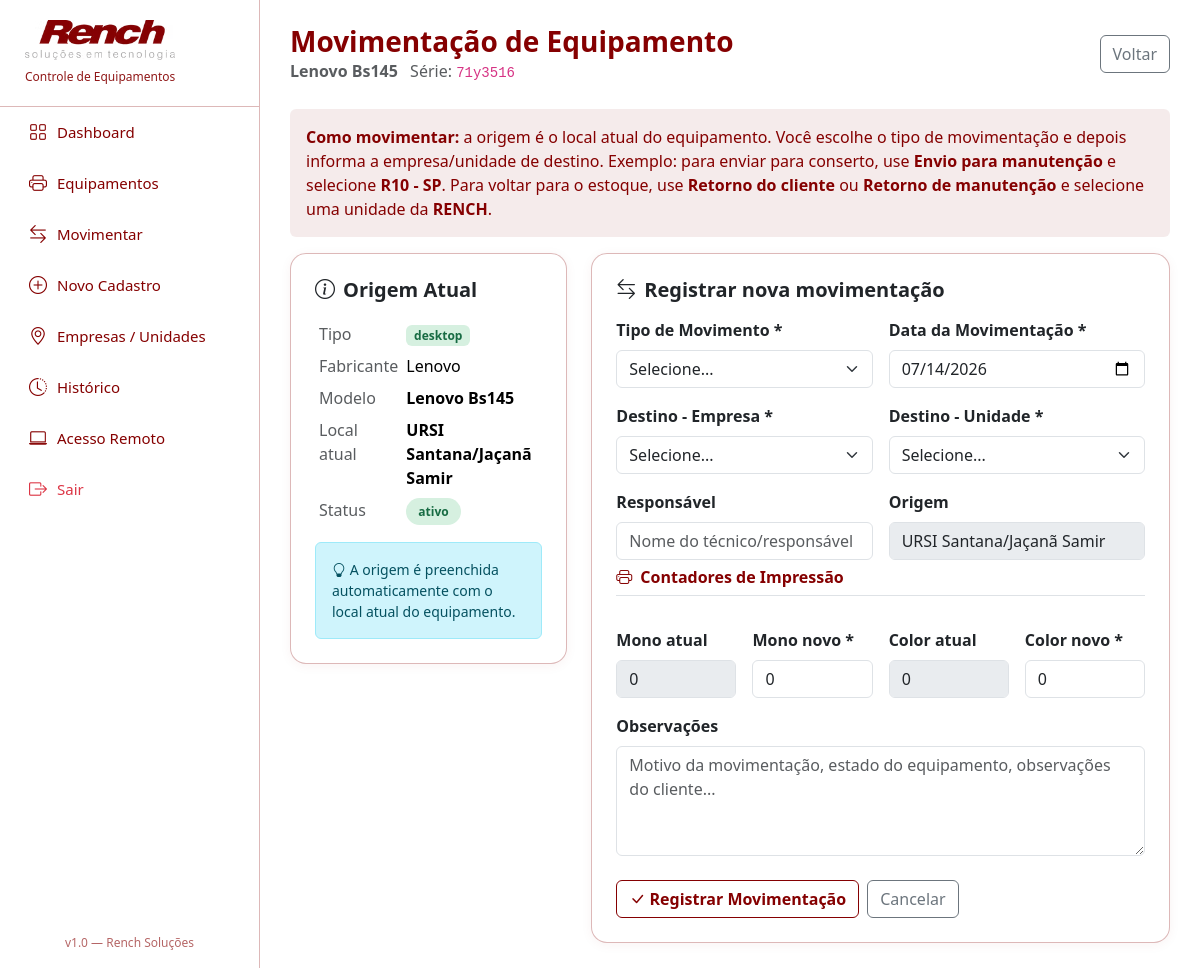
The app's page /movimentar/1018 (signed in) with its own data.
### tables this page shows
CREATE TABLE equipamentos (
            id INTEGER PRIMARY KEY AUTOINCREMENT,
            codigo TEXT,
            tipo_equipamento TEXT NOT NULL CHECK(tipo_equipamento IN ('impressora','desktop','notebook','servidor','monitor','periferico')),
            fabricante TEXT,
            modelo TEXT NOT NULL,
            numero_serie TEXT,
            patrimonio TEXT,
            
            -- Campos especificos IMPRESSORA
            funcao TEXT CHECK(funcao IN ('impressora','multifuncional')),
            tipo_impressao TEXT CHECK(tipo_impressao IN ('laser','jato_de_tinta','etiqueta','termica')),
            tamanho_papel TEXT CHECK(tamanho_papel IN ('A3','A4','etiqueta','cupom')),
            funcionalidades TEXT,
            contador_mono INTEGER DEFAULT 0,
            contador_color INTEGER DEFAULT 0,
            
            -- Campos especificos COMPUTADOR/SERVIDOR
            processador_modelo TEXT,
            processador_geracao TEXT,
            processador_velocidade TEXT,
            memoria_capacidade TEXT,
            memoria_tipo TEXT,
            memoria_barramento TEXT,
            memoria_velocidade TEXT,
            armazenamento_1_capacidade TEXT,
            armazenamento_1_tipo TEXT,
            armazenamento_2_capacidade TEXT,
            armazenamento_2_tipo TEXT,
            armazenamento_3_capacidade TEXT,
            armazenamento_3_tipo TEXT,
            
            -- Campos comuns
            status TEXT DEFAULT 'ativo' CHECK(status IN ('ativo','inativo')),
            local_atual_id INTEGER,
            local_atual_nome TEXT,
            cliente_atual TEXT,
            observacoes TEXT,
            data_cadastro TIMESTAMP DEFAULT CURRENT_TIMESTAMP,
            ativo INTEGER DEFAULT 1, unidade_id INTEGER REFERENCES unidades(id),
            FOREIGN KEY (local_atual_id) REFERENCES locais(id)
        );

### app.py (the view, shortened to what this page needs)
@app.route('/movimentar/<int:equip_id>', methods=['GET', 'POST'])
@login_required
def movimentar(equip_id):
    db = get_db()
    cur = db.cursor()
    cur.execute("SELECT e.*, u.nome as unidade_nome, emp.nome as empresa_nome FROM equipamentos e LEFT JOIN unidades u ON u.id=e.unidade_id LEFT JOIN empresas emp ON emp.id=u.empresa_id WHERE e.id=?", (equip_id,))
    equip = cur.fetchone()
    if not equip:
        flash("Equipamento nao encontrado!", "danger")
        return redirect(url_for('lista_equipamentos'))
    cur.execute("""
        SELECT e.id as empresa_id, e.nome as empresa_nome, e.tipo as empresa_tipo,
               u.id as unidade_id, u.nome as unidade_nome, u.setor
        FROM empresas e
        LEFT JOIN unidades u ON u.empresa_id = e.id AND u.ativo=1
        WHERE e.ativo=1
        ORDER BY e.tipo DESC, e.nome, u.nome
    """)
    locais = cur.fetchall()
    return render_template('movimentacao_form.html', equip=equip, locais=locais)

### app.py (called while the page is built)
def get_db():
    db = getattr(g, '_database', None)
    if db is None:
        db = g._database = sqlite3.connect(DATABASE)
        db.row_factory = sqlite3.Row
    return db

@app.teardown_appcontext
def close_connection(exception):
    db = getattr(g, '_database', None)
    if db is not None:
        db.close()

def login_required(f):
    @wraps(f)
    def decorated_function(*args, **kwargs):
        if not session.get('logado'):
            return redirect(url_for('login'))
        return f(*args, **kwargs)
    return decorated_function

### templates/movimentacao_form.html (shortened to what this page needs)
{% extends "base.html" %}
{% block content %}
<div class="page-header">
  <div>
    <h1>Movimentação de Equipamento</h1>
    <p class="text-muted mb-0">
      <strong>{{equip.modelo}}</strong>
      {% if equip.numero_serie %}<span class="ms-2">Série: <code>{{equip.numero_serie}}</code></span>{% endif %}
    </p>
  </div>
  <a href="{{url_for('detalhe_equipamento', equip_id=equip.id)}}" class="btn btn-outline-secondary">Voltar</a>
</div>
<div class="alert alert-info border-0" style="background:var(--primary-light);color:var(--primary);">
  <strong>Como movimentar:</strong>
  a origem é o local atual do equipamento. Você escolhe o tipo de movimentação e depois informa a empresa/unidade de destino.
  Exemplo: para enviar para conserto, use <strong>Envio para manutenção</strong> e selecione <strong>R10 - SP</strong>.
  Para voltar para o estoque, use <strong>Retorno do cliente</strong> ou <strong>Retorno de manutenção</strong> e selecione uma unidade da <strong>RENCH</strong>.
</div>
<div class="row g-4">
  <div class="col-lg-4">
    <div class="card card-dashboard p-4">
      <h5 class="fw-bold mb-3"><i class="bi bi-info-circle me-2"></i>Origem Atual</h5>
      <table class="table table-borderless table-sm mb-0">
        <tr><td class="text-muted">Tipo</td><td><span class="badge badge-{{equip.tipo_equipamento}}">{{equip.tipo_equipamento}}</span></td></tr>
        <tr><td class="text-muted">Fabricante</td><td>{{equip.fabricante or '-'}}</td></tr>
        <tr><td class="text-muted">Modelo</td><td><strong>{{equip.modelo}}</strong></td></tr>
        <tr><td class="text-muted">Local atual</td><td><strong>{{equip.local_atual_nome or 'Não informado'}}</strong></td></tr>
        <tr><td class="text-muted">Status</td><td><span class="status-badge {{'s-estoque' if equip.status=='ativo' else 's-descartado'}}">{{equip.status}}</span></td></tr>
      </table>
      <div class="alert alert-info mt-3 mb-0 small">
        <i class="bi bi-lightbulb"></i>
        A origem é preenchida automaticamente com o local atual do equipamento.
      </div>
    </div>
  </div>
  <div class="col-lg-8">
    <div class="card card-dashboard p-4">
      <h5 class="fw-bold mb-3"><i class="bi bi-arrow-left-right me-2"></i>Registrar nova movimentação</h5>
      <form method="POST">
        <div class="row g-3">
          <div class="col-md-6">
            <label class="form-label fw-bold">Tipo de Movimento *</label>
            <select name="tipo_movimento" class="form-select" required onchange="ajustarMovimento(this.value)">
              <option value="">Selecione...</option>
            </select>
          </div>
          <div class="col-md-6">
            <label class="form-label fw-bold">Data da Movimentação *</label>
            <input type="date" name="data_movimentacao" id="data_movimentacao" class="form-control" required>
          </div>
          <div class="col-md-6">
            <label class="form-label fw-bold">Destino - Empresa *</label>
            <select id="destino_empresa_id" class="form-select" required onchange="carregarDestinoUnidades()">
              <option value="">Selecione...</option>
            </select>
          </div>
          <div class="col-md-6">
            <label class="form-label fw-bold">Destino - Unidade *</label>
            <select name="destino_unidade_id" id="destino_unidade_id" class="form-select" required>
              <option value="">Selecione...</option>
            </select>
          </div>
          <div class="col-md-6">
            <label class="form-label fw-bold">Responsável</label>
            <input name="responsavel" class="form-control" placeholder="Nome do técnico/responsável">
          </div>
          <div class="col-md-6">
            <label class="form-label fw-bold">Origem</label>
            <input class="form-control" value="{{equip.local_atual_nome or 'Não informado'}}" disabled>
          </div>
          <div class="col-12 mt-2">
            <h6 class="fw-bold border-bottom pb-2 mb-3" style="color:var(--primary)"><i class="bi bi-printer me-2"></i>Contadores de Impressão</h6>
          </div>
          <div class="col-md-3">
            <label class="form-label fw-bold">Mono atual</label>
            <input class="form-control" value="{{equip.contador_mono or 0}}" disabled>
          </div>
          <div class="col-md-3">
            <label class="form-label fw-bold">Mono novo *</label>
            <input type="number" name="contador_mono_novo" class="form-control" min="0" value="{{equip.contador_mono or 0}}" required>
          </div>
          <div class="col-md-3">
            <label class="form-label fw-bold">Color atual</label>
            <input class="form-control" value="{{equip.contador_color or 0}}" disabled>
          </div>
          <div class="col-md-3">
            <label class="form-label fw-bold">Color novo *</label>
            <input type="number" name="contador_color_novo" class="form-control" min="0" value="{{equip.contador_color or 0}}" required>
          </div>
          <div class="col-12">
            <label class="form-label fw-bold">Observações</label>
            <textarea name="observacoes" class="form-control" rows="4" placeholder="Motivo da movimentação, estado do equipamento, observações do cliente..."></textarea>
          </div>
        </div>
        <div class="d-flex gap-2 mt-4">
          <button type="submit" class="btn btn-rench-primary"><i class="bi bi-check-lg"></i> Registrar Movimentação</button>
          <a href="{{url_for('detalhe_equipamento', equip_id=equip.id)}}" class="btn btn-outline-secondary">Cancelar</a>
        </div>
      </form>
    </div>
  </div>
</div>
{% endblock %}

### templates/base.html (style rules this page uses)
:root { --primary:#850001;--primary-dark:#650001;--primary-light:rgba(133,0,1,0.08);--primary-borda:rgba(133,0,1,0.28);--accent:#850001;--success:#176B43;--danger:#850001;--warning:#B76E00;--bg:#FFFFFF;--sidebar-width:260px; }
body { background:var(--bg);font-family:'Segoe UI',Arial,sans-serif;color:#222; }
.card-dashboard { border:1px solid var(--primary-borda);border-radius:16px;box-shadow:0 2px 12px rgba(133,0,1,0.05);transition:0.2s;background:#fff; }
.badge-desktop { background:#D6F0E0;color:var(--success); }
.btn-rench-primary { background:#fff;border-color:var(--primary);color:var(--primary);font-weight:700; }
.status-badge { font-size:12px;padding:5px 12px;border-radius:20px;font-weight:600; }
.s-estoque { background:#D6F0E0;color:var(--success); }
.page-header { display:flex;justify-content:space-between;align-items:center;margin-bottom:25px; }
.page-header h1 { font-size:28px;font-weight:700;color:var(--primary);margin:0; }

### records on screen
equipamentos: modelo "Lenovo Bs145", numero_serie "71y3516", tipo_equipamento "desktop", fabricante "Lenovo", local_atual_nome "URSI Santana/Jaçanã Samir", status "ativo", contador_mono "0", contador_mono_novo "0", contador_color "0", contador_color_novo "0"
